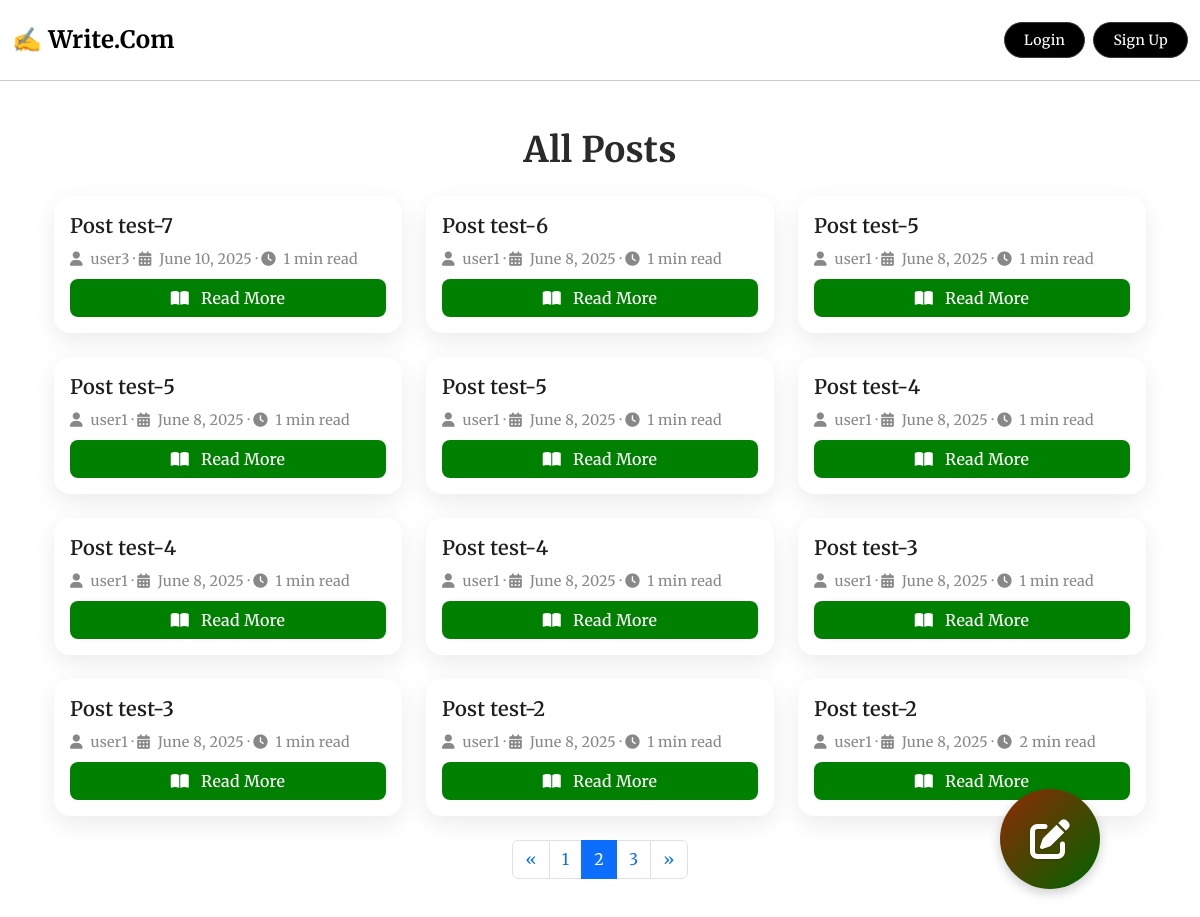
Screenshot of /?page=2 with the database file from the repository.
### blog/models.py (models this page shows, shortened)
class Post(models.Model):
    author=models.ForeignKey(User,on_delete=models.CASCADE)
    title=models.CharField(max_length=200)
    slug=models.SlugField(unique=True,blank=True)
    content=models.TextField()
    created_at=models.DateTimeField(auto_now_add=True)
    updated_at=models.DateTimeField(auto_now=True)
    tags=models.ManyToManyField(Tag,blank=True)
    content_html=models.TextField(blank=True)
    @property
    def read_time(self):
        word_count=len(strip_tags(self.content).split())
        minutes=math.ceil(word_count/200)
        return f"{minutes} min read"

### blog/views.py (the view)
# urls.py: path('',views.home,name='home'),
def home(request):
    posts=Post.objects.all().order_by('-created_at')
    paginator=Paginator(posts,12)
    page_number=request.GET.get('page')
    page_obj=paginator.get_page(page_number)
    return render(request,'blog/post_list.html',{'page_obj':page_obj})

### blog/templates/blog/post_list.html (shortened to what this page needs)
{% extends "blog/base.html" %}
{% block content %}
  <div class="container py-4">
  <h2 class="section-heading mb-4">All Posts</h2>
  <div class="row g-4">
    {% for post in page_obj %}
      <div class="col-md-6 col-lg-4">
        <div class="card post-card-modern h-100">
          <div class="card-body d-flex flex-column">
            <h5 class="card-title mb-2">
              <a href="{% url 'post_detail' slug=post.slug %}" class="text-decoration-none title-link">{{ post.title }}</a>
            </h5>
            <p class="card-meta small mb-2">
              <i class="fas fa-user me-1"></i> {{ post.author.username }} &middot;
              <i class="fas fa-calendar-alt me-1"></i> {{ post.created_at|date:"F j, Y" }} &middot;
              <i class="fas fa-clock me-1"></i> {{ post.read_time }}
            </p>
            <a href="{% url 'post_detail' slug=post.slug %}" class="btn btn-read mt-auto">
              <i class="fas fa-book-open me-2"></i> Read More
            </a>
          </div>
        </div>
      </div>
    {% endfor %}
  </div>
  {% if page_obj.has_other_pages %}
    <nav class="mt-4">
      <ul class="pagination justify-content-center">
        {% if page_obj.has_previous %}
          <li class="page-item">
            <a class="page-link" href="?page={{ page_obj.previous_page_number }}" aria-label="Previous">
              <span aria-hidden="true">&laquo;</span>
            </a>
          </li>
        {% else %}
          <li class="page-item disabled"><span class="page-link">&laquo;</span></li>
        {% endif %}
        {% for num in page_obj.paginator.page_range %}
          {% if page_obj.number == num %}
            <li class="page-item active"><span class="page-link">{{ num }}</span></li>
          {% elif num > page_obj.number|add:'-3' and num < page_obj.number|add:'3' %}
            <li class="page-item"><a class="page-link" href="?page={{ num }}">{{ num }}</a></li>
          {% endif %}
        {% endfor %}
        {% if page_obj.has_next %}
          <li class="page-item">
            <a class="page-link" href="?page={{ page_obj.next_page_number }}" aria-label="Next">
              <span aria-hidden="true">&raquo;</span>
            </a>
          </li>
        {% else %}
          <li class="page-item disabled"><span class="page-link">&raquo;</span></li>
        {% endif %}
      </ul>
    </nav>
  {% endif %}
</div>
<a href="{% url 'create_post' %}" class="create-btn" data-tooltip="Create a new post">
    <i class="fa-solid fa-pen-to-square"></i>
</a>
{% endblock %}

### blog/templates/blog/base.html (style rules this page uses)
body { background-color: #ffffff; color: #2e2a26; font-family: 'Merriweather', 'Segoe UI', sans-serif; line-height: 1.6; font-size: 16px; letter-spacing: 0.25px; -webkit-font-smoothing: antialiased; }

### blog/templates/blog/post_list.html (style rules this page uses)
.create-btn { position: fixed; bottom: 30px; right: 100px; width: 100px; height: 100px; background-color: #7f674d; color: white; border-radius: 50%; border:none; font-size: 24px; display: flex; align-items: center; justify-content: center; z-index: 1000; box-shadow: 0 4px 12px rgba(0, 0, 0, 0.2); transition: transform 0.3s ease, box-shadow 0.3s ease; text-decoration: none; cursor: pointer; background: linear-gradient(135deg, #8f2904, darkgreen); animation: floatPulse 2s ease-in-out infinite; }
.create-btn::after { content: attr(data-tooltip); position: absolute; bottom: 100%; right: 50%; transform: translateX(50%); background: #2c2c2c; color: #fffbe6; padding: 6px 10px; border-radius: 8px; white-space: nowrap; font-size: 1rem; font-family: 'Merriweather', sans-serif; font-weight:500; opacity: 0; pointer-events: none; transition: all 0.2s ease-in-out; box-shadow: 0 2px 6px rgba(0,0,0,0.2); }
.create-btn i { font-size: 40px; color: white; transition: transform 0.3s ease, color 0.3s ease; text-shadow: 0 1px 2px rgba(0, 0, 0, 0.2); animation: shimmer 3s infinite ease-in-out; justify-content: center; }
.section-heading { font-size: 2.2rem; font-weight: 700; color: #2a2a2a; text-align: center; font-family: 'Merriweather', 'Segoe UI', sans-serif; }
.post-card-modern { border: none; border-radius: 1rem; background: #ffffff; box-shadow: 0 8px 24px rgba(0, 0, 0, 0.08); transition: transform 0.3s ease, box-shadow 0.3s ease; }
.post-card-modern .card-title { font-size: 1.25rem; font-weight: 600; color: #222; line-height: 1.4; }
.title-link { color: #1e1e1e; transition: color 0.2s ease; }
.card-meta { color: #888; font-size: 0.9rem; }
.btn-read { background-color: green; color: #fff; border-radius: 8px; font-weight: 500; transition: background-color 0.3s ease; }

### rows the page displays
Post: title "Post test-7", author.username "user3", created_at "June 10, 2025", read_time "1 min read"
Post: title "Post test-6", author.username "user1", created_at "June 8, 2025", read_time "1 min read"
Post: title "Post test-5", author.username "user1", created_at "June 8, 2025", read_time "1 min read"
Post: title "Post test-5", author.username "user1", created_at "June 8, 2025", read_time "1 min read"
Post: title "Post test-5", author.username "user1", created_at "June 8, 2025", read_time "1 min read"
Post: title "Post test-4", author.username "user1", created_at "June 8, 2025", read_time "1 min read"
Post: title "Post test-4", author.username "user1", created_at "June 8, 2025", read_time "1 min read"
Post: title "Post test-4", author.username "user1", created_at "June 8, 2025", read_time "1 min read"
Post: title "Post test-3", author.username "user1", created_at "June 8, 2025", read_time "1 min read"
Post: title "Post test-3", author.username "user1", created_at "June 8, 2025", read_time "1 min read"
Post: title "Post test-2", author.username "user1", created_at "June 8, 2025", read_time "1 min read"
Post: title "Post test-2", author.username "user1", created_at "June 8, 2025", read_time "2 min read"

### other values shown
{{ num }} "1" "3"
{{ num }} "2"
